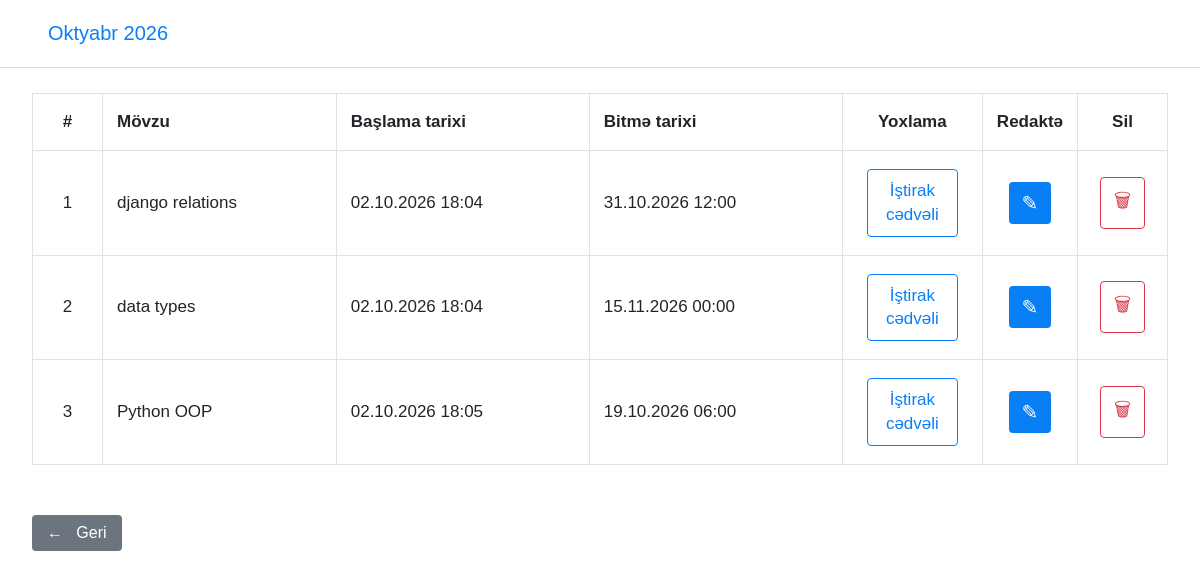
Page /dash/groups/1/month/2026/10/ (signed in) on the committed database.
### admindashboard/models.py (models this page shows, shortened)
class Lesson(models.Model):
    course = models.ForeignKey(
        courses,
        on_delete=models.CASCADE,
        related_name="lessons"
    )
    topic = models.CharField(
        max_length=255
    )
    start_date = models.DateTimeField()
    end_date = models.DateTimeField()

### admindashboard/views.py (the view)
# urls.py: path("groups/<int:course_id>/month/<int:year>/<int:month>/", views.month_lessons, name="month_lessons"),
def month_lessons(request, course_id, year, month):
    teacher_id = request.session.get("teacher_id")
    if not teacher_id:
        return redirect("orientlogin")
    teacher = get_object_or_404(
        Teacher,
        id=teacher_id
    )
    course = get_object_or_404(
        courses,
        id=course_id,
        teacher=teacher
    )
    lessons = Lesson.objects.filter(
        course=course,
        start_date__year=year,
        start_date__month=month
    ).order_by("start_date")
    month_names = {
        1: "Yanvar",
        2: "Fevral",
        3: "Mart",
        4: "Aprel",
        5: "May",
        6: "İyun",
        7: "İyul",
        8: "Avqust",
        9: "Sentyabr",
        10: "Oktyabr",
        11: "Noyabr",
        12: "Dekabr"
    }
    context = {
        "teacher": teacher,
        "course": course,
        "lessons": lessons,
        "year": year,
        "month": month,
        "month_name": month_names[month]
    }
    return render(request, "month_lessons.html", context)

### templates/month_lessons.html (shortened to what this page needs)
<!DOCTYPE html>
<html lang="az">
<head>
</head>
<body>
<div class="month-title">
    {{ month_name }} {{ year }}
</div>
<div class="table-wrapper">
<table>
    <thead>
        <tr>
            <th class="number">
                #
            </th>
            <th>
                Mövzu
            </th>
            <th>
                Başlama tarixi
            </th>
            <th>
                Bitmə tarixi
            </th>
            <th class="attendance">
                Yoxlama
            </th>
            <th class="edit">
                Redaktə
            </th>
            <th class="delete">
                Sil
            </th>
        </tr>
    </thead>
    <tbody>
        {% for lesson in lessons %}
        <tr>
            <td class="number">
                {{ forloop.counter }}
            </td>
            <td>
                {{ lesson.topic }}
            </td>
            <td>
                {{ lesson.start_date|date:"d.m.Y H:i" }}
            </td>
            <td>
                {{ lesson.end_date|date:"d.m.Y H:i" }}
            </td>
            <td class="attendance">
                <a
                    href="{% url 'lesson_detail' lesson.id %}"
                    class="attendance-btn"
                >
                    İştirak<br>
                    cədvəli
                </a>
            </td>
            <td class="edit">
                <a href="#" class="edit-btn">
                    ✎
                </a>
            </td>
            <td class="delete">
                <button class="delete-btn">
                    🗑
                </button>
            </td>
        </tr>
        {% empty %}
        <tr>
            <td colspan="7">
                Bu ay üçün dərs yoxdur.
            </td>
        </tr>
        {% endfor %}
    </tbody>
</table>
</div>
<a
    href="{% url 'group_detail' course.id %}"
    class="back"
>
    ← &nbsp; Geri
</a>
</body>
</html>

### templates/month_lessons.html (style rules this page uses)
* { box-sizing: border-box; }
body { margin: 0; font-family: Arial, sans-serif; background: white; color: #212529; }
.month-title { padding: 22px 48px; font-size: 20px; color: #087ff5; border-bottom: 1px solid #ddd; }
.table-wrapper { padding: 25px 32px; }
table { width: 100%; border-collapse: collapse; }
th, td { border: 1px solid #dee2e6; padding: 18px 14px; }
th { font-size: 17px; text-align: left; }
td { font-size: 17px; }
.number { width: 70px; text-align: center; }
.attendance { width: 140px; text-align: center; }
.edit { width: 90px; text-align: center; }
.delete { width: 90px; text-align: center; }
.attendance-btn { display: inline-block; padding: 9px 18px; border: 1px solid #087ff5; color: #087ff5; background: white; border-radius: 4px; text-decoration: none; text-align: center; line-height: 1.4; }
.edit-btn { background: #087ff5; color: white; padding: 10px 13px; border-radius: 4px; text-decoration: none; font-size: 20px; }
.delete-btn { border: 1px solid #dc3545; color: #dc3545; background: white; padding: 9px 13px; border-radius: 4px; font-size: 19px; }
.back { margin: 25px 32px; display: inline-block; background: #6c757d; color: white; text-decoration: none; padding: 9px 15px; border-radius: 4px; }

### rows in the picture
Lesson: topic "django relations", start_date "02.10.2026 18:04", end_date "31.10.2026 12:00"
Lesson: topic "data types", start_date "02.10.2026 18:04", end_date "15.11.2026 00:00"
Lesson: topic "Python OOP", start_date "02.10.2026 18:05", end_date "19.10.2026 06:00"

### other values in the picture
{{ month_name }} "Oktyabr"
{{ year }} "2026"
